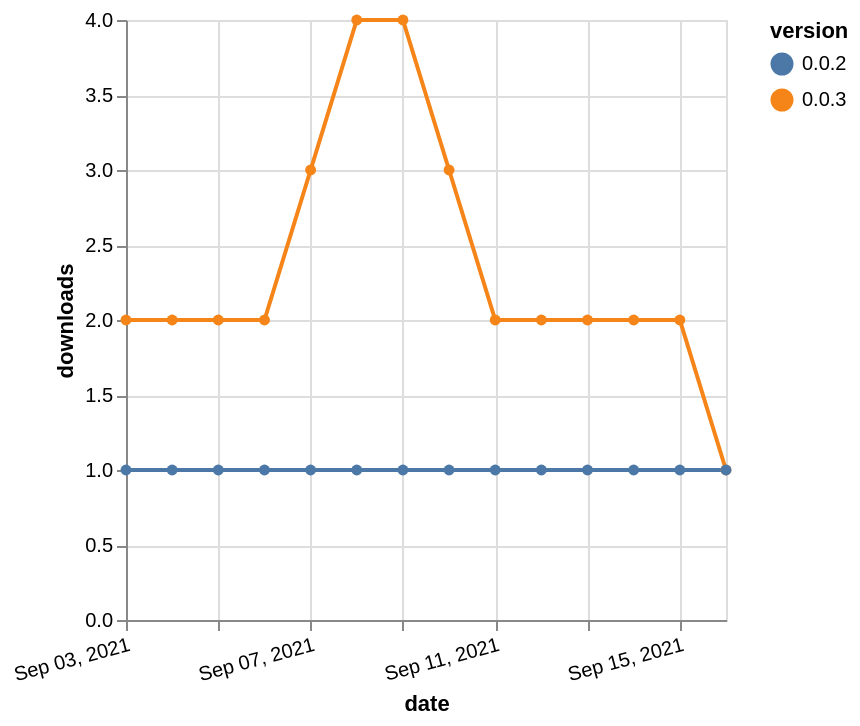

Here is the Vega-Lite specification saved for this chart:
### Vega-Lite specification from a JSON file in a GitHub repository (floating-point values rounded to 4 significant figures)
{"$schema": "https://vega.github.io/schema/vega-lite/v5.json", "description": "A simple bar chart with embedded data.", "data": {"values": [{"date": "2021-09-03", "total": 2326, "delta": 2, "version": "0.0.3"}, {"date": "2021-09-04", "total": 2328, "delta": 2, "version": "0.0.3"}, {"date": "2021-09-05", "total": 2330, "delta": 2, "version": "0.0.3"}, {"date": "2021-09-06", "total": 2332, "delta": 2, "version": "0.0.3"}, {"date": "2021-09-07", "total": 2335, "delta": 3, "version": "0.0.3"}, {"date": "2021-09-08", "total": 2339, "delta": 4, "version": "0.0.3"}, {"date": "2021-09-09", "total": 2343, "delta": 4, "version": "0.0.3"}, {"date": "2021-09-10", "total": 2346, "delta": 3, "version": "0.0.3"}, {"date": "2021-09-11", "total": 2348, "delta": 2, "version": "0.0.3"}, {"date": "2021-09-12", "total": 2350, "delta": 2, "version": "0.0.3"}, {"date": "2021-09-13", "total": 2352, "delta": 2, "version": "0.0.3"}, {"date": "2021-09-14", "total": 2354, "delta": 2, "version": "0.0.3"}, {"date": "2021-09-15", "total": 2356, "delta": 2, "version": "0.0.3"}, {"date": "2021-09-16", "total": 2357, "delta": 1, "version": "0.0.3"}, {"date": "2021-09-03", "total": 223, "delta": 1, "version": "0.0.2"}, {"date": "2021-09-04", "total": 224, "delta": 1, "version": "0.0.2"}, {"date": "2021-09-05", "total": 225, "delta": 1, "version": "0.0.2"}, {"date": "2021-09-06", "total": 226, "delta": 1, "version": "0.0.2"}, {"date": "2021-09-07", "total": 227, "delta": 1, "version": "0.0.2"}, {"date": "2021-09-08", "total": 228, "delta": 1, "version": "0.0.2"}, {"date": "2021-09-09", "total": 229, "delta": 1, "version": "0.0.2"}, {"date": "2021-09-10", "total": 230, "delta": 1, "version": "0.0.2"}, {"date": "2021-09-11", "total": 231, "delta": 1, "version": "0.0.2"}, {"date": "2021-09-12", "total": 232, "delta": 1, "version": "0.0.2"}, {"date": "2021-09-13", "total": 233, "delta": 1, "version": "0.0.2"}, {"date": "2021-09-14", "total": 234, "delta": 1, "version": "0.0.2"}, {"date": "2021-09-15", "total": 235, "delta": 1, "version": "0.0.2"}, {"date": "2021-09-16", "total": 236, "delta": 1, "version": "0.0.2"}]}, "width": "container", "mark": {"type": "line", "point": {"filled": true}}, "encoding": {"x": {"field": "date", "type": "temporal", "timeUnit": "yearmonthdate", "title": "date", "axis": {"labelAngle": -15}}, "y": {"field": "delta", "type": "quantitative", "title": "downloads"}, "color": {"field": "version", "type": "nominal"}, "tooltip": {"field": "delta"}}}
